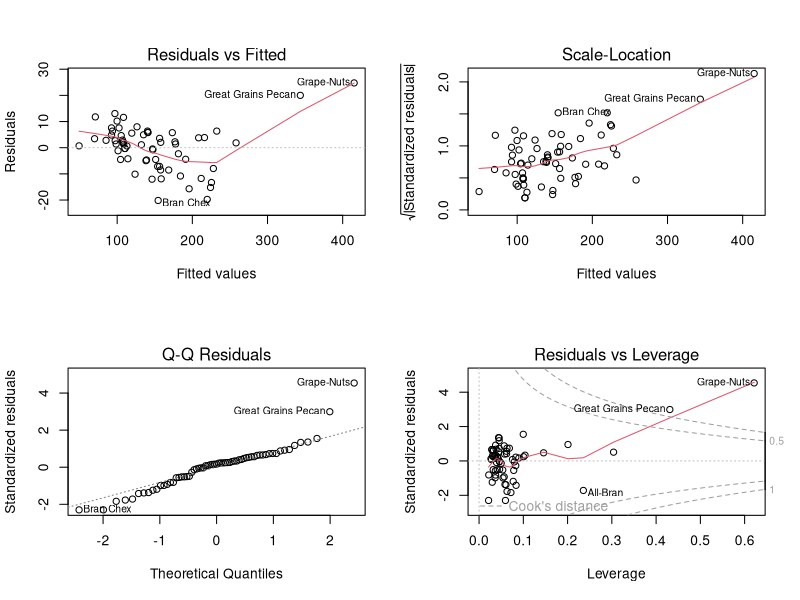

Recreate this plot in R.
data(UScereal, package = "MASS")  # load the dataset

fit = lm(calories ~ protein + fat + carbo + sugars, data = UScereal)
# fit the regression model

dev.new()
layout(matrix(c(1, 2, 3, 4), 2.1, 2))  # display 4 graphics in one plot
plot(fit)  # display diagnostic plots 
 TRUE
